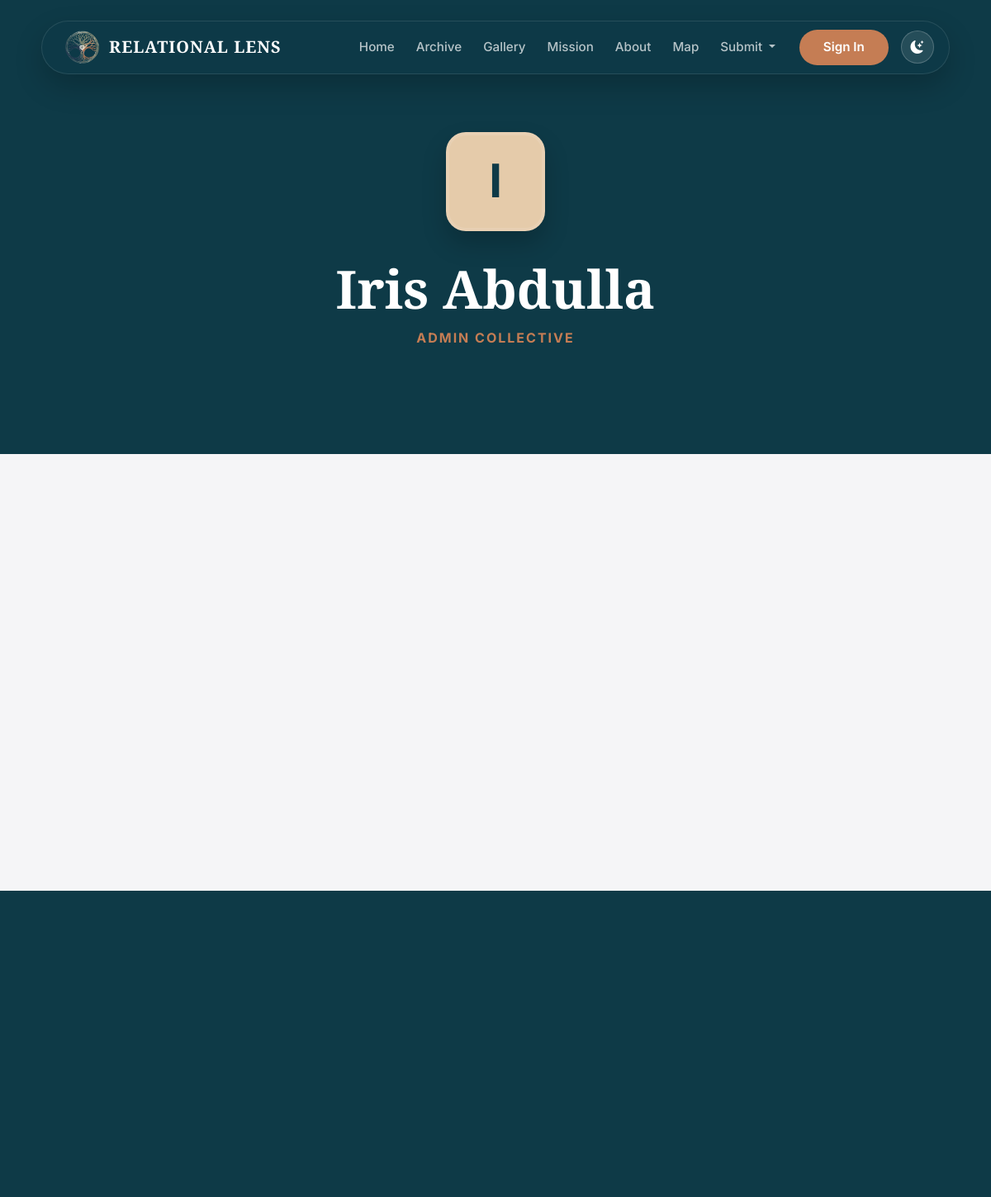
Screenshot of /profile.php?id=2 with the database file from the repository.
### tables this page shows
CREATE TABLE `users` (
  `id` int(11) NOT NULL,
  `name` varchar(150) NOT NULL,
  `email` varchar(255) NOT NULL,
  `password_hash` varchar(255) NOT NULL,
  `role` enum('filmmaker','reviewer','admin') DEFAULT 'filmmaker',
  `bio` text DEFAULT NULL,
  `avatar_url` varchar(500) DEFAULT NULL,
  `created_at` timestamp NOT NULL DEFAULT current_timestamp()
);

### profile.php (the view, shortened to what this page needs)
<?php
require_once 'header.php';
$user_id = $_GET['id'] ?? null;
try {
    $userStmt = $pdo->prepare("SELECT name, email, role, bio, avatar_url, created_at FROM users WHERE id = ?");
    $userStmt->execute([$user_id]);
    $user = $userStmt->fetch();
} catch (PDOException $e) {
    error_log($e->getMessage());
    die("A system error occurred.");
}
?>
    <header class="profile-hero">
        <div class="container">
            <div class="profile-avatar animate-up">
                <?= strtoupper(substr($user['name'], 0, 1)) ?>
            </div>
            <h1 class="display-3 playfair fw-bold mb-2 animate-up"><?= htmlspecialchars($user['name']) ?></h1>
            <p class="text-terracotta fw-bold text-uppercase tracking-wide animate-up"><?= ucfirst($user['role']) ?> Collective</p>
        </div>
    </header>
    <main class="container profile-container mb-5 pb-5">
        <div class="row g-4">
            <div class="col-lg-4">
            </div>
            <div class="col-lg-8">
                <div class="ps-lg-4">
                </div>
            </div>
        </div>
    </main>

### assets/css/style.css (style rules this page uses)
:root { --navy: #0E3A47; --teal: #1E5B6A; --sage: #4B8759; --sand: #E5CBAA; --terracotta: #C57D54; --offwhite: #F5F5F7; --charcoal: #2C2C2C; --muted: #6B7280; --transition: all 0.4s cubic-bezier(0.165, 0.84, 0.44, 1); --bg-color: var(--offwhite); --text-color: var(--charcoal); --card-bg: #ffffff; --card-border: rgba(0,0,0,0.05); --nav-bg: rgba(14, 58, 71, 0.9); }
body { font-family: 'Inter', sans-serif; background-color: var(--bg-color); color: var(--text-color); line-height: 1.6; overflow-x: hidden; transition: background-color 0.3s ease, color 0.3s ease; }
h1, h2, h3, h4, h5, .playfair { font-family: 'Playfair Display', serif; }
.animate-up { animation: fadeInUp 1s cubic-bezier(0.165, 0.84, 0.44, 1) forwards; }
.text-terracotta { color: var(--terracotta) !important; }
.playfair { font-family: 'Playfair Display', serif; }
.tracking-wide { letter-spacing: 2px; }

### profile.php (style rules this page uses)
.profile-hero { background-color: var(--navy); color: white; padding: 10rem 0 7rem; text-align: center; }
.profile-avatar { width: 120px; height: 120px; background: var(--sand); color: var(--navy); border-radius: 24px; display: flex; align-items: center; justify-content: center; font-size: 3.5rem; font-weight: 700; margin: 0 auto 2rem; border: 4px solid rgba(255,255,255,0.1); box-shadow: 0 15px 30px rgba(0,0,0,0.2); }
.profile-container { margin-top: -4rem; position: relative; z-index: 10; }

### rows the page displays
users: name "I", name "Iris Abdulla", role "ADMIN"
